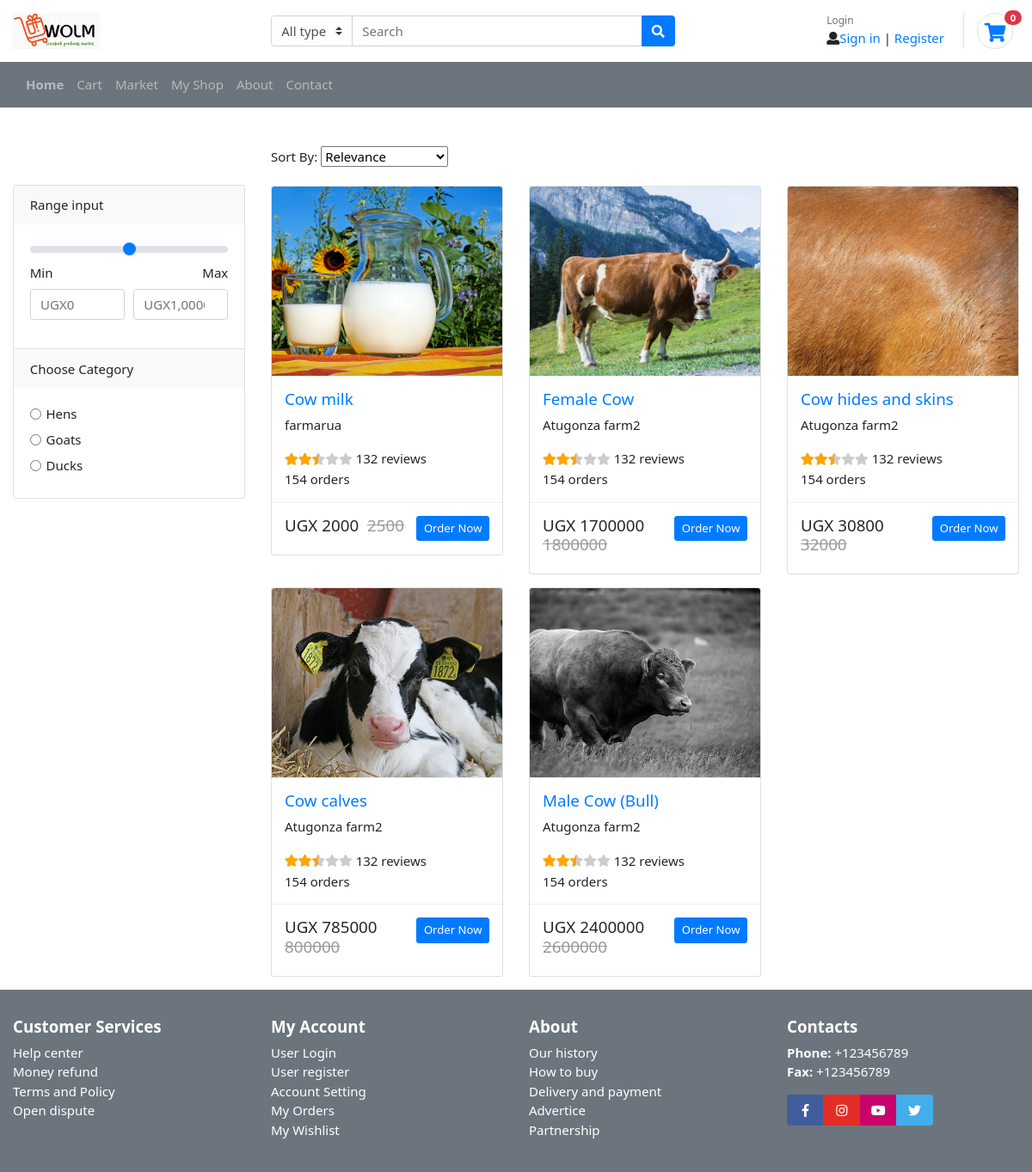
Page /cowView/ on the committed database.
### shop/models.py (models this page shows, shortened)
class Item(models.Model):
    title = models.CharField(max_length=100)
    price = models.IntegerField()
    discount_price = models.IntegerField(blank=True, null=True)
    category = models.CharField(choices=CATEGORY_CHOICES, max_length=10)
    slug = models.SlugField(blank=True, null=True)
    description = models.TextField()
    image = models.FileField()
    ratings = GenericRelation(Rating, related_query_name='queryset')
    saler = models.ForeignKey(
        'Farmer', related_name='saler', on_delete=models.SET_NULL, blank=True, null=True)
    def get_absolute_url(self):
        return reverse("shop:product", args=[str(self.pk)
        ])
    def get_add_to_cart_url(self):
        return reverse("shop:add_to_cart", args=[str(self.pk)])

class Farmer(models.Model):
    user = models.ForeignKey(settings.AUTH_USER_MODEL,
                             on_delete=models.CASCADE,default=1)
    firstname = models.CharField(max_length=100)
    lastname = models.CharField(max_length = 100)
    email = models.EmailField(default = None)
    farmname = models.CharField(max_length = 50)
    farmlocation = models.CharField(max_length = 100)
    phone = models.CharField(max_length = 10)
    def __str__(self):
        return self.farmname

### shop/views.py (the view)
# urls.py: path('cowView/', views.cowView.as_view(), name='cowView'),
class cowView(ListView):
    model = Item
    paginate_by = 12
    template_name = "mymarket2.html"
    item2=Item.objects.filter(category='Cows')
    def get(self, request, *args, **kwargs):
        context = locals()
        context['item2'] = self.item2
        return render_to_response(self.template_name, context, RequestContext(request))

### shop/templates/shop/mymarket2.html (shortened to what this page needs)
{% extends "base.html" %}
{% load static %}
{% block content %}
            <div class="content-wraper pt-60 pb-60 pt-sm-30">
                <div class="container">
                    <div class="row">
                        <div class="col-lg-9 order-1 order-lg-2">
                            <div class="shop-top-bar mt-30">
                                <div class="product-select-box">
                                    <div class="product-short pb-4">
                                        Sort By:
                                        <select class="nice-select">
                                            <option value="trending">Relevance</option>
                                        </select>
                                    </div>
                                </div>
                            </div>
                            <div class="shop-products-wrapper">
                                <div class="tab-content">
                                    <div id="grid-view" class="tab-pane fade active show" role="tabpanel">
                                        <div class="product-area shop-product-area">
                                            <div class="row">
                                                    {% for item in item2 %}
                                                    <div class="col-lg-4 col-md-4 col-sm-6 mt-40">
                                                        <div class="item-slide">
                                                                <figure class="card card-product">
                                                                    <div class="img-wrap"><a href="{{ item.get_absolute_url }}"><img src="{{ item.image.url }}" class="img-fluid" style="height: 250px; width: 290px;"></a>
                                                                    </div>
                                                                    <figcaption class="info-wrap">
                                                                            <h5 class="title"><a href="{{ item.get_absolute_url }}">{{ item.title }}</a></h5>
                                                                            <p class="desc">{{ item.saler }}</p>
                                                                            <div class="rating-wrap">
                                                                                <ul class="rating-stars">
                                                                                    <li style="width:50%" class="stars-active">
                                                                                        <i class="fa fa-star"></i><i class="fa fa-star"></i><i class="fa fa-star"></i>
                                                                                    </li>
                                                                                    <li>
                                                                                        <i class="fa fa-star"></i><i class="fa fa-star"></i><i class="fa fa-star"></i><i class="fa fa-star"></i><i class="fa fa-star"></i>
                                                                                    </li>
                                                                                </ul>
                                                                                <div class="label-rating">132 reviews</div>
                                                                                <div class="label-rating">154 orders </div>
                                                                            </div>
                                                                    </figcaption>
                                                                    <div class="bottom-wrap">
                                                                        <a href="{{ item.get_add_to_cart_url }}" class="btn btn-sm btn-primary float-right">Order Now</a>
                                                                        <div class="price-wrap h5">
                                                                            {% if item.discount_price %}
                                                                            <span class="price-new">UGX {{ item.discount_price }}</span> <del class="price-old">{{ item.price }}</del>
                                                                            {% else %}
                                                                            <span class="price-new">UGX {{ item.price }}</span>
                                                                            {% endif %}
                                                                        </div>
                                                                    </div>
                                                                </figure>
                                                            </div>
                                                    </div>
                                                    {% endfor %}
                                            </div>
                                        </div>
                                    </div>
                                </div>
                            </div>
                        </div>
                        <div class="col-lg-3 order-2 order-lg-1">
                            <div class="sidebar-categores-box pt-5 mt-sm-30 mt-xs-30">
<div class="card">
	<article class="card-group-item">
		<header class="card-header">
			<h6 class="title">Range input </h6>
		</header>
			<div class="card-body">
			<input class="custom-range" min="0" max="100" name="" type="range">
			<div class="form-row">
			<div class="form-group col-md-6">
			  <label>Min</label>
			  <input type="number" class="form-control" id="inputEmail4" placeholder="UGX0">
			</div>
			<div class="form-group col-md-6 text-right">
			  <label>Max</label>
			  <input type="number" class="form-control" placeholder="UGX1,0000">
			</div>
			</div>
			</div>
	</article>
	<article class="card-group-item">
		<header class="card-header">
			<h6 class="title">Choose Category </h6>
		</header>
		<div class="card-body">
			<label class="form-check">
			  <input class="form-check-input" type="radio" name="exampleRadio" value="">
			  <span class="form-check-label">
			    Hens
			  </span>
			</label>
			<label class="form-check">
			  <input class="form-check-input" type="radio" name="exampleRadio" value="">
			  <span class="form-check-label">
			    Goats
			  </span>
			</label>
			<label class="form-check">
			  <input class="form-check-input" type="radio" name="exampleRadio" value="">
			  <span class="form-check-label">
			    Ducks
			  </span>
			</label>
		</div>
	</article>
</div>
                            </div>
                        </div>
                    </div>
                </div>
            </div>
{% endblock content %}

### rows in the picture
Item: image (picture), title "Cow milk", saler "farmarua", discount_price "2000", price "2500"
Item: image (picture), title "Female Cow", saler "Atugonza farm2", discount_price "1700000", price "1800000"
Item: image (picture), title "Cow hides and skins", saler "Atugonza farm2", discount_price "30800", price "32000"
Item: image (picture), title "Cow calves", saler "Atugonza farm2", discount_price "785000", price "800000"
Item: image (picture), title "Male Cow (Bull)", saler "Atugonza farm2", discount_price "2400000", price "2600000"

### other values in the picture
{{ request.user|cart_item_count }} "0"
